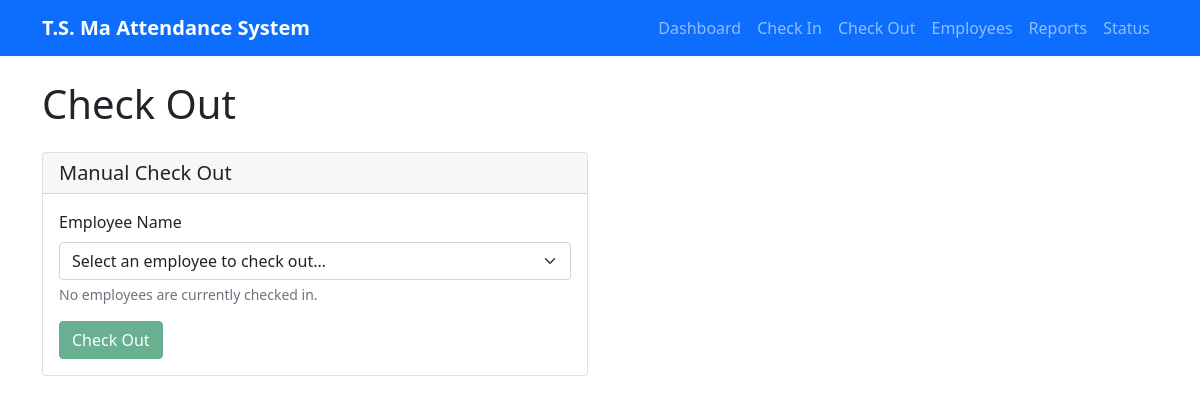
Page /check_out on the earlier database version.
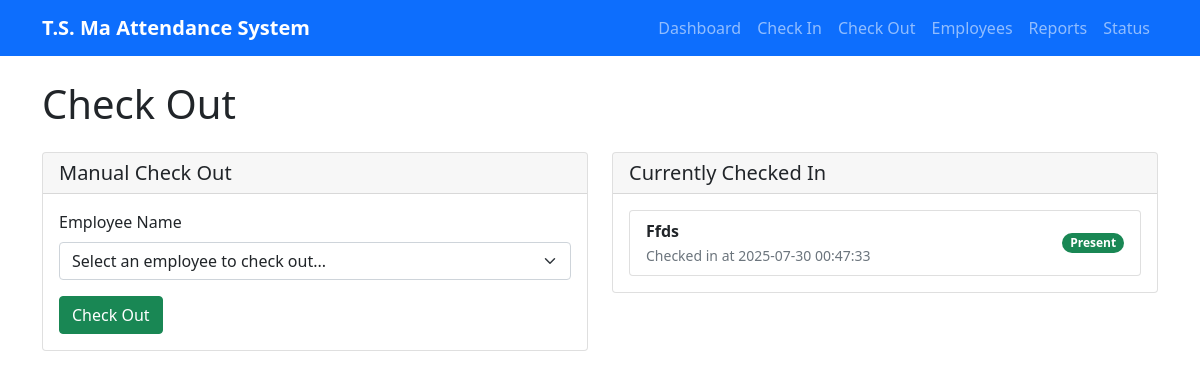
Same page on the later database version.
### tables this page shows
CREATE TABLE attendance (
                    id INTEGER PRIMARY KEY AUTOINCREMENT,
                    name TEXT NOT NULL,
                    date TEXT NOT NULL,
                    check_in_time TEXT,
                    check_out_time TEXT,
                    total_hours REAL,
                    status TEXT DEFAULT 'Absent',
                    created_at TIMESTAMP DEFAULT CURRENT_TIMESTAMP
                );

### attendance_web_server.py (the view, shortened to what this page needs)
@app.route('/check_out', methods=['GET', 'POST'])
def check_out():
    db = get_db()
    checked_in_employees = db.get_checked_in_employees()
    return render_template('check_out.html', checked_in_employees=checked_in_employees)

### attendance_database.py (called while the page is built)
    def _get_connection(self):
        return sqlite3.connect(self.db_path, check_same_thread=False)

    def get_checked_in_employees(self) -> List[Dict]:
        try:
            conn = self._get_connection()
            cursor = conn.cursor()
            current_date = datetime.now().strftime("%Y-%m-%d")
            cursor.execute('''
                SELECT name, check_in_time
                FROM attendance
                WHERE date = ? AND check_in_time IS NOT NULL AND check_out_time IS NULL
                ORDER BY name
            ''', (current_date,))
            checked_in = []
            for row in cursor.fetchall():
                checked_in.append({
                    'name': row[0],
                    'check_in_time': row[1]
                })
            conn.close()
            return checked_in
        except Exception as e:
            print(f"Error getting checked-in employees: {e}")
            return []

### attendance_web_server.py (called while the page is built)
def get_db():
    global db
    if db is None:
        db = AttendanceDatabase()
    return db

### templates/check_out.html (shortened to what this page needs)
{% extends "base.html" %}
{% block content %}
<h1 class="mb-4">Check Out</h1>
<div class="row">
    <div class="col-md-6">
        <div class="card">
            <div class="card-header">
                <h5 class="card-title mb-0">Manual Check Out</h5>
            </div>
            <div class="card-body">
                <form method="POST">
                    <div class="mb-3">
                        <label for="name" class="form-label">Employee Name</label>
                        <select class="form-select" id="name" name="name" required>
                            <option value="">Select an employee to check out...</option>
                        </select>
                        {% if not checked_in_employees %}
                        <div class="form-text text-muted">No employees are currently checked in.</div>
                        {% endif %}
                    </div>
                    <button type="submit" class="btn btn-success" {% if not checked_in_employees %}disabled{% endif %}>Check Out</button>
                </form>
            </div>
        </div>
    </div>
    {% if checked_in_employees %}
    <div class="col-md-6">
        <div class="card">
            <div class="card-header">
                <h5 class="card-title mb-0">Currently Checked In</h5>
            </div>
            <div class="card-body">
                <div class="list-group">
                    {% for employee in checked_in_employees %}
                    <div class="list-group-item d-flex justify-content-between align-items-center">
                        <div>
                            <strong>{{ employee.name }}</strong><br>
                            <small class="text-muted">Checked in at {{ employee.check_in_time }}</small>
                        </div>
                        <span class="badge bg-success rounded-pill">Present</span>
                    </div>
                    {% endfor %}
                </div>
            </div>
        </div>
    </div>
    {% endif %}
</div>
{% endblock %}

Differences in the rows shown:
added attendance: name "Ffds", check_in_time "2025-07-30 00:47:33"
Other differences:
text no longer shown: "No employees are currently checked in."
text now shown: "Currently Checked In"
